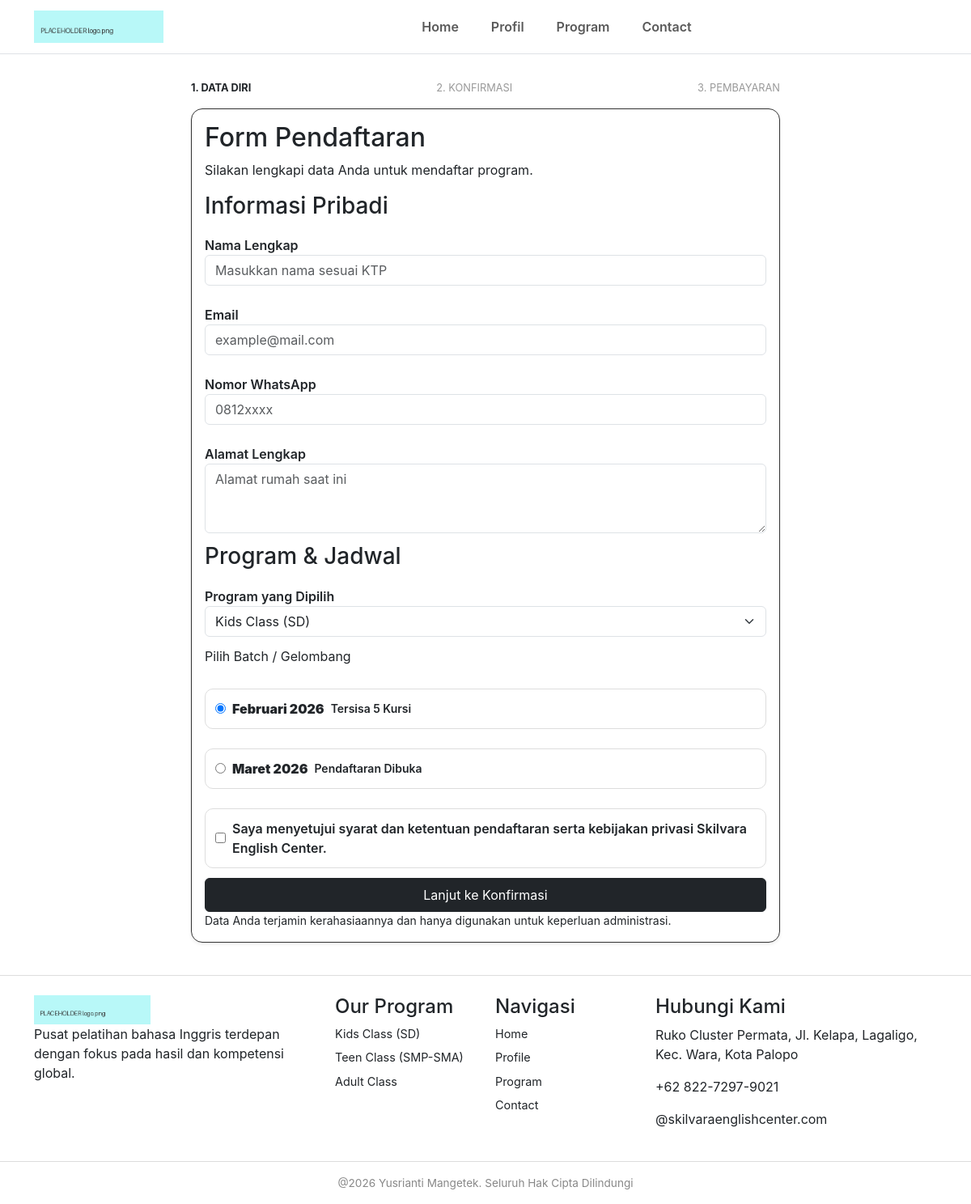
The app's page /pages/pendaftaran.php with its own data.
### tables this page shows
CREATE TABLE `batches` (
  `id` int(11) NOT NULL,
  `name` varchar(50) NOT NULL,
  `status` varchar(50) NOT NULL,
  `seats_left` int(11) DEFAULT 0
);

### config/database.php (called while the page is built)
<?php
function db(): PDO {
    static $pdo = null;
    if ($pdo === null) {
        $pdo = new PDO('mysql:host=localhost;dbname=skilvara_db;charset=utf8mb4', 'root', '', [
            PDO::ATTR_ERRMODE => PDO::ERRMODE_EXCEPTION,
            PDO::ATTR_DEFAULT_FETCH_MODE => PDO::FETCH_ASSOC,
        ]);
    }
    return $pdo;
}

### config/config.php (called while the page is built, shortened)
<?php
require_once __DIR__ . '/database.php';
function e($s) { return htmlspecialchars((string)$s, ENT_QUOTES, 'UTF-8'); }

### pages/pendaftaran.php (the view, shortened to what this page needs)
<?php
require_once __DIR__ . '/../config/config.php';
$programs = db()->query('SELECT id,name,level_label FROM programs')->fetchAll();
$batches = db()->query('SELECT * FROM batches')->fetchAll();
$sel = (int)($_GET['program'] ?? 0);
include ROOT . '/includes/header.php';
?>
<main class="form-wrap">
  <div class="steps"><b>1. DATA DIRI</b><span>2. KONFIRMASI</span><span>3. PEMBAYARAN</span></div>
  <form method="post" class="card p-3 shadow-sm">
    <h2>Form Pendaftaran</h2><p>Silakan lengkapi data Anda untuk mendaftar program.</p>
    <h3>Informasi Pribadi</h3>
    <label>Nama Lengkap<input class="form-control" name="full_name" placeholder="Masukkan nama sesuai KTP" required></label>
    <label>Email<input class="form-control" type="email" name="email" placeholder="example@mail.com" required></label>
    <label>Nomor WhatsApp<input class="form-control" name="whatsapp" placeholder="0812xxxx" required></label>
    <label>Alamat Lengkap<textarea class="form-control" rows="3" name="address" placeholder="Alamat rumah saat ini" required></textarea></label>
    <h3>Program &amp; Jadwal</h3>
    <label>Program yang Dipilih<select class="form-select" name="program_id" required>
      <?php foreach ($programs as $p): ?><option value="<?= $p['id'] ?>" <?= $sel==$p['id']?'selected':'' ?>><?= e($p['name'].' ('.$p['level_label'].')') ?></option><?php endforeach; ?></select></label>
    <p>Pilih Batch / Gelombang</p>
    <?php foreach ($batches as $i => $b): ?>
      <label class="radio"><input type="radio" name="batch_id" value="<?= $b['id'] ?>" <?= $i===0?'checked':'' ?>> <b><?= e($b['name']) ?></b> <small><?= e($b['status']) ?></small></label>
    <?php endforeach; ?>
    <label class="radio"><input type="checkbox" required> Saya menyetujui syarat dan ketentuan pendaftaran serta kebijakan privasi Skilvara English Center.</label>
    <button class="btn btn-dark w-100 py-2" type="submit">Lanjut ke Konfirmasi</button>
    <small>Data Anda terjamin kerahasiaannya dan hanya digunakan untuk keperluan administrasi.</small>
  </form>
</main>
<?php include ROOT . '/includes/footer.php'; ?>

### assets/css/style.css (style rules this page uses)
:root { --cyan:#b8f8f8;--green:#8de57a;--orange:#ffb766;--dark:#111 }
body { font-family:Inter,system-ui,sans-serif }
.card { border:1px solid #333!important;border-radius:14px!important;text-align:left }
.form-wrap { max-width:760px;margin:32px auto;padding:0 16px }
.steps { display:flex;justify-content:space-between;margin-bottom:16px;font-size:.8rem }
.steps span { color:#999 }
label { display:block;margin:12px 0;font-weight:600 }
label.radio { display:flex;gap:8px;align-items:center;border:1px solid #ddd;border-radius:10px;padding:12px }

### records on screen
batches: name "Februari 2026", status "Tersisa 5 Kursi"
batches: name "Maret 2026", status "Pendaftaran Dibuka"

### other values on screen
form field program_id "Kids Class (SD)"
